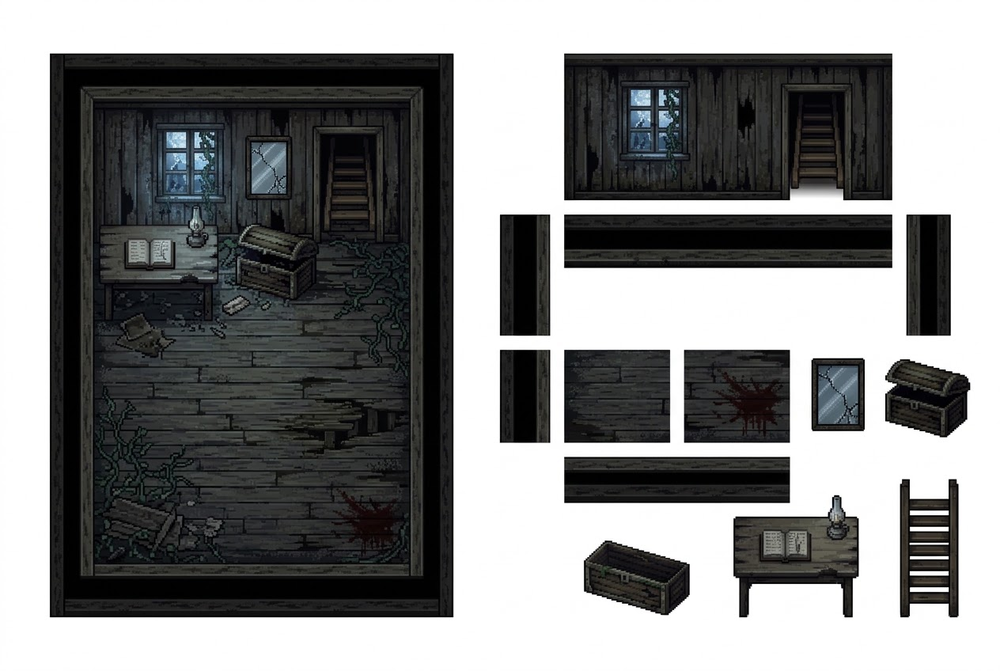
#> input picture Assets/Art/edit/a.png, 1000 x 671 px, shrunk from 1264 x 848 before the run, found by its file name; its folder holds only this picture in this run
$ python removebg.py
#> lines starting #> are read from the running program, lines starting #| are printed output that depends on the picture; after the words box and inside, x2 and y2 are one past the last pixel; in counts of white or black regions, pixels touching at a corner belong together
import os
import numpy as np
from PIL import Image

def remove_background(target_color, tolerance=30):
    """
    Tự động quét thư mục hiện tại chứa file .py, loại bỏ màu nền chỉ định
    và lưu trực tiếp vào chính thư mục đó với tiền tố 'a_'.
    """
#> called with tolerance = 30
    # Lấy đường dẫn thư mục hiện tại chứa file python
    current_dir = r"D:\UnitiProject\My project\Assets\Art\edit"
    # current_dir = os.path.dirname(os.path.abspath(__file__)) if '__file__' in locals() else os.getcwd()

    target = np.array(target_color, dtype=np.int16)

    count = 0
    for filename in os.listdir(current_dir):
        # Chỉ quét các file PNG và bỏ qua các file đã được xử lý (có sẵn tiền tố 'a_')
        if filename.lower().endswith('.png') and not filename.startswith('a_'):
            input_path = os.path.join(current_dir, filename)

            try:
                # Mở ảnh và chuyển sang RGBA
                img = Image.open(input_path).convert("RGBA")
                arr = np.array(img, dtype=np.int16)

                # Tách kênh màu RGB và alpha
                rgb = arr[:, :, :3]
                alpha = arr[:, :, 3]
#> alpha: shape (671, 1000) int16; every value is 255

                # Tính độ chênh lệch màu so với màu mục tiêu
                diff = np.abs(rgb - target)
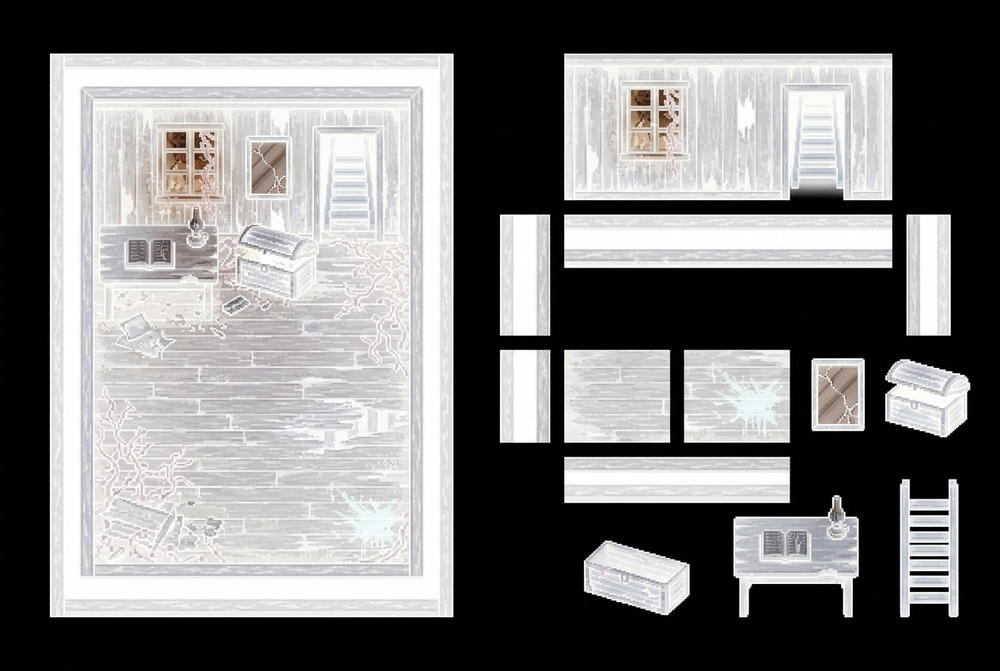
#> diff: shape (671, 1000, 3) int16; mean R, G, B 121.5, 120.8, 120.7
                distance = np.sum(diff, axis=-1)

                # Xác định các pixel thỏa mãn điều kiện tolerance
                mask = distance <= tolerance
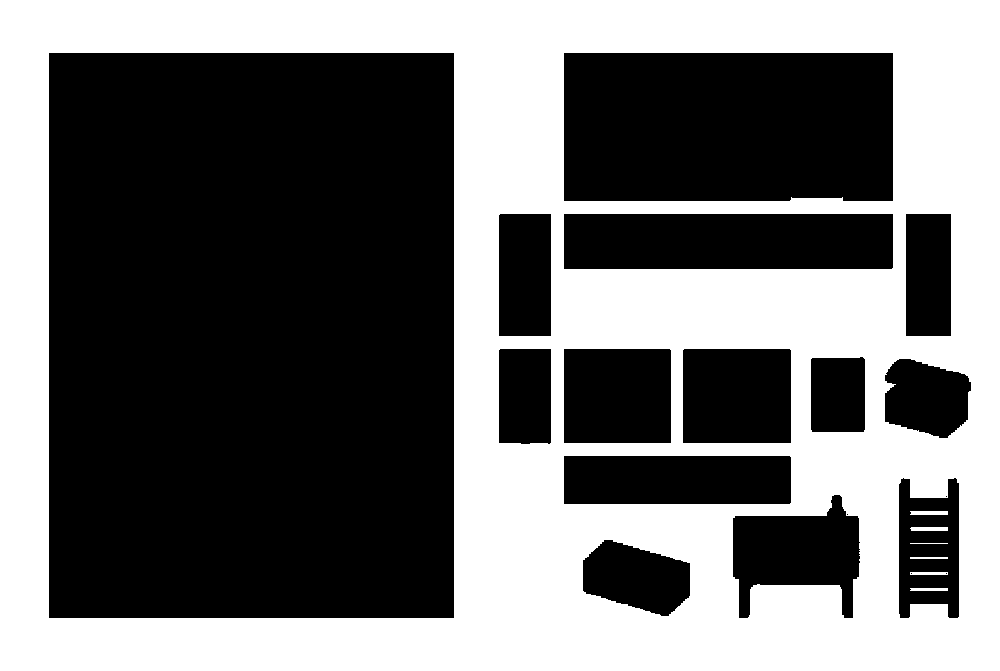
#> mask: shape (671, 1000) bool; 44.2% white; 7 white regions, largest, box (x1, y1, x2, y2) and area: (0, 0, 1000, 671) 296047, (910, 511, 948, 515) 150, (910, 527, 948, 531) 149

                # Đặt alpha = 0 (trong suốt) cho các pixel nền
                arr[:, :, 3] = np.where(mask, 0, alpha)

                # Lưu ảnh kết quả ngay tại thư mục hiện tại với tiền tố 'a_'
                output_img = Image.fromarray(arr.astype(np.uint8), "RGBA")
                output_filename = f"a_{filename}"
                output_path = os.path.join(current_dir, output_filename)

                output_img.save(output_path, "PNG")
                print(f"Đã xử lý: {filename} -> {output_filename}")
                count += 1
            except Exception as e:
                print(f"Lỗi khi xử lý {filename}: {e}")

    print(f"\nHoàn tất! Đã xử lý thành công {count} ảnh.")

if __name__ == "__main__":
    # Cấu hình màu sắc cần xóa
    TARGET_COLOR = [255, 255, 255]  # Mã màu RGB cần xóa (Ví dụ: [255, 255, 255] là màu trắng)
    TOLERANCE = 30                  # Độ dung sai màu sắc

    remove_background(TARGET_COLOR, TOLERANCE)
